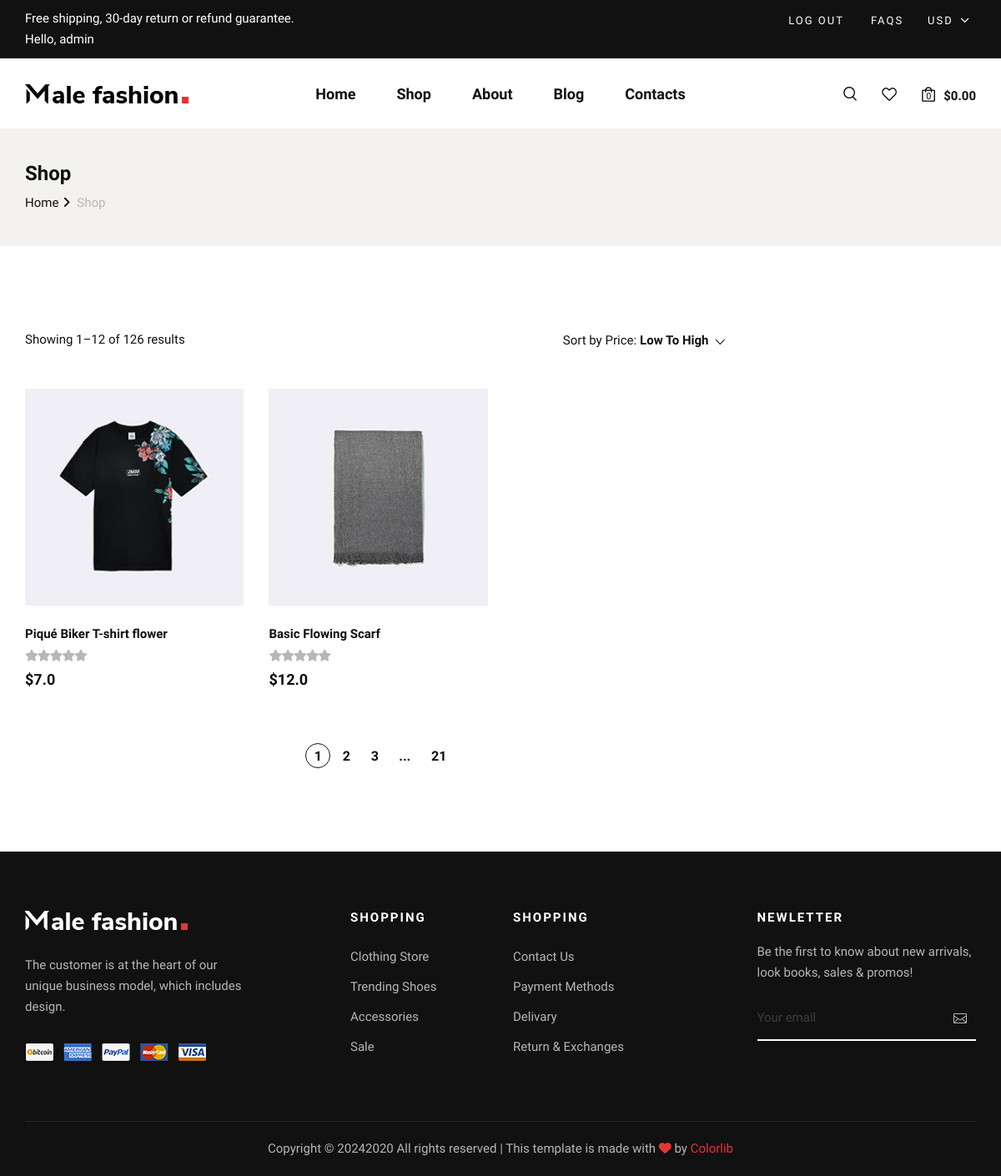
Page /products/wishlist/ (signed in) on the earlier database version.
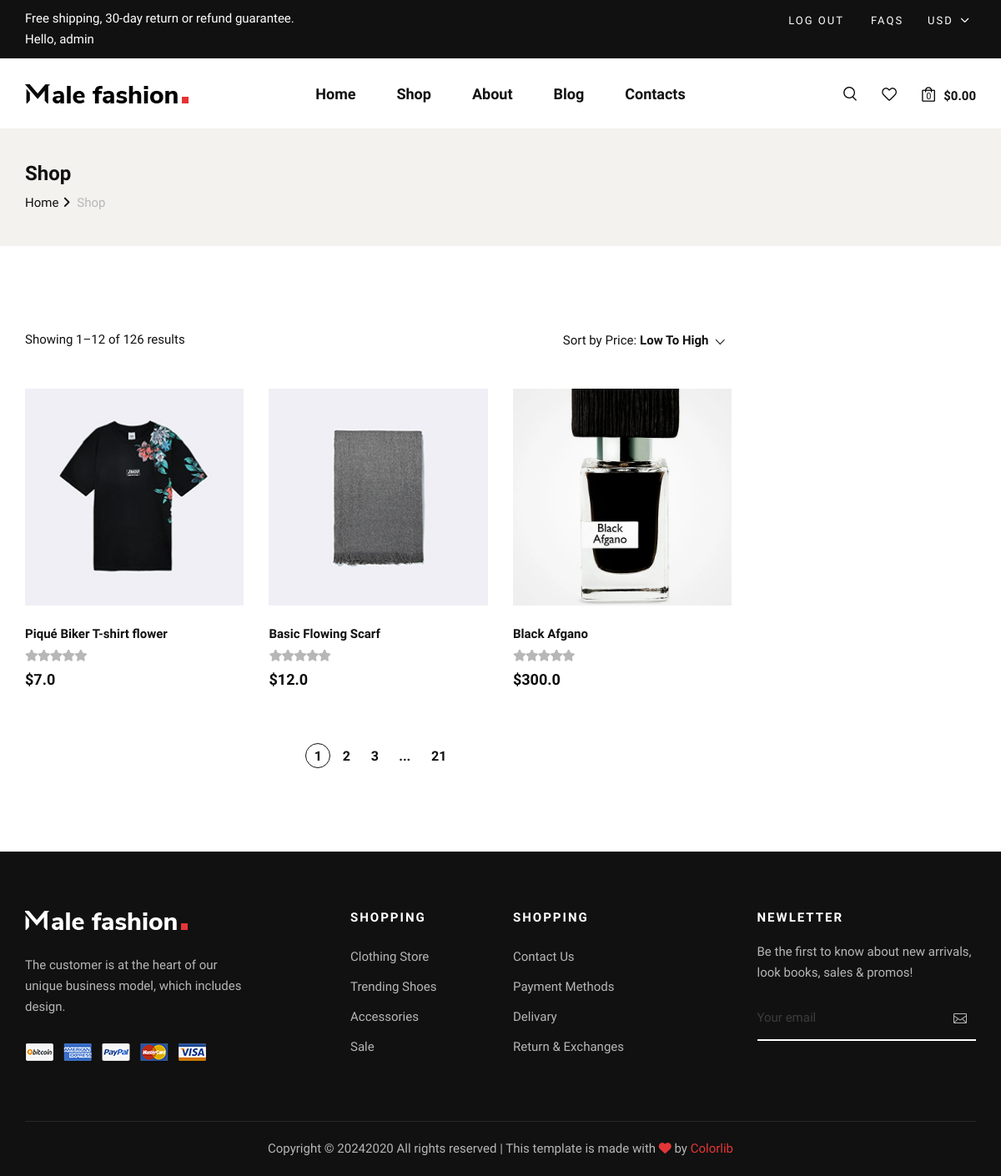
Same page on the later database version.
### products/models.py (models this page shows, shortened)
class WishlistModel(models.Model):
    user = models.ForeignKey(User, on_delete=models.CASCADE)
    product = models.ForeignKey(ProductModel, on_delete=models.CASCADE)
    class Meta:
        verbose_name = "Wishlist"
        verbose_name_plural = "Wishlists"
        unique_together = ['user', 'product']

class ProductModel(models.Model):
    name = models.CharField(max_length=64)
    description = models.TextField()
    price = models.FloatField(default=0.0)
    image = models.ImageField(upload_to="products")
    discount = models.PositiveIntegerField(default=0)
    rating = models.PositiveIntegerField(default=1, validators=[rating_value_validate])
    category = models.ForeignKey(CategoryModel, on_delete=models.CASCADE, related_name="products")
    brand = models.ForeignKey(BrandModel, on_delete=models.CASCADE)
    sizes = models.ManyToManyField(SizeModel)
    colors = models.ManyToManyField(ColorModel)
    tags = models.ManyToManyField(TagModel)
    created_at = models.DateTimeField(auto_now_add=True)
    updated_at = models.DateTimeField(auto_now=True)
    class Meta:
        verbose_name = "Product"
        verbose_name_plural = "Products"

### products/views.py (the view)
# urls.py: path("wishlist/", wishlistPageView, name="wishlist"),
def wishlistPageView(request):
    wishlists = WishlistModel.objects.filter(user=request.user)
    context = {
        "wishlists": wishlists
    }
    return render(request, template_name="wishlist.html", context=context)

### products/templatetags/my_tags.py (called while the page is built)
@register.filter(name="in_wishlist")
def in_wishlist(user, product):
    return WishlistModel.objects.filter(user=user, product=product).exists()

### templates/wishlist.html (shortened to what this page needs)
{% extends 'layouts/base.html' %}
{% load my_tags %}
{% load static %}
{% block content %}
    <section class="breadcrumb-option">
        <div class="container">
            <div class="row">
                <div class="col-lg-12">
                    <div class="breadcrumb__text">
                        <h4>Shop</h4>
                        <div class="breadcrumb__links">
                            <a href="./index.html">Home</a>
                            <span>Shop</span>
                        </div>
                    </div>
                </div>
            </div>
        </div>
    </section>
    <section class="shop spad">
        <div class="container">
            <div class="row">
                <div class="col-lg-9">
                    <div class="shop__product__option">
                        <div class="row">
                            <div class="col-lg-6 col-md-6 col-sm-6">
                                <div class="shop__product__option__left">
                                    <p>Showing 1–12 of 126 results</p>
                                </div>
                            </div>
                            <div class="col-lg-6 col-md-6 col-sm-6">
                                <div class="shop__product__option__right">
                                    <p>Sort by Price:</p>
                                </div>
                            </div>
                        </div>
                    </div>
                    <div class="row">
                        {% for wishlist in wishlists %}
                        <div class="col-lg-4 col-md-6 col-sm-6">
                            <div class="product__item">
                                <div class="product__item__pic set-bg" data-setbg="{{ wishlist.product.image.url }}">
                                </div>
                                <div class="product__item__text">
                                    <h6>{{ wishlist.product.name }}</h6>
                                    <div class="rating">
                                        <i class="fa fa-star-o"></i>
                                        <i class="fa fa-star-o"></i>
                                        <i class="fa fa-star-o"></i>
                                        <i class="fa fa-star-o"></i>
                                        <i class="fa fa-star-o"></i>
                                    </div>
                                    <h5>${{ wishlist.product.price }}</h5>
                                </div>
                            </div>
                        </div>
                        {% endfor %}
                    </div>
                    <div class="row">
                        <div class="col-lg-12">
                            <div class="product__pagination">
                                <a class="active" href="#">1</a>
                                <a href="#">2</a>
                                <a href="#">3</a>
                                <span>...</span>
                                <a href="#">21</a>
                            </div>
                        </div>
                    </div>
                </div>
            </div>
        </div>
    </section>
{% endblock %}

### templates/layouts/base.html (shortened to what this page needs)
{% load static %}
<!DOCTYPE html>
<html lang="zxx">
<head>
    <link rel="stylesheet" href="{% static 'css/bootstrap.min.css' %}" type="text/css">
    <link rel="stylesheet" href="{% static 'css/font-awesome.min.css' %}" type="text/css">
    <link rel="stylesheet" href="{% static 'css/elegant-icons.css' %}" type="text/css">
    <link rel="stylesheet" href="{% static 'css/magnific-popup.css' %}" type="text/css">
    <link rel="stylesheet" href="{% static 'css/nice-select.css' %}" type="text/css">
    <link rel="stylesheet" href="{% static 'css/owl.carousel.min.css' %}" type="text/css">
    <link rel="stylesheet" href="{% static 'css/slicknav.min.css' %}" type="text/css">
    <link rel="stylesheet" href="{% static 'css/style.css' %}" type="text/css">
    <link rel="stylesheet" href="https://cdnjs.cloudflare.com/ajax/libs/font-awesome/6.4.2/css/all.min.css" />
</head>
<body>
    {% include 'layouts/header.html' %}
    {% block content %}
    {% endblock %}
   {% include 'layouts/footer.html' %}
</body>
</html>

### templates/layouts/navbar.html (shortened to what this page needs)
{% load static %}

### templates/layouts/header.html (shortened to what this page needs)
{% load static %}
<header class="header">
    <div class="header__top">
        <div class="container">
            <div class="row">
                <div class="col-lg-6 col-md-7">
                    <div class="header__top__left">
                        <p>Free shipping, 30-day return or refund guarantee.</p>
                        {% if user.is_authenticated %}
                            <p>Hello, {{ user.username }}</p>
                        {% else %}
                            <p>Who are you ?</p>
                        {% endif %}
                    </div>
                </div>
                <div class="col-lg-6 col-md-5">
                    <div class="header__top__right">
                        <div class="header__top__links">
                            {% if user.is_authenticated %}
                                <a href="{% url 'users:signout' %}">Log out</a>
                            {% else %}
                                <a href="{% url 'users:signin' %}">Sign in</a>
                            {% endif %}
                            <a href="#">FAQs</a>
                        </div>
                        <div class="header__top__hover">
                            <span>Usd <i class="arrow_carrot-down"></i></span>
                        </div>
                    </div>
                </div>
            </div>
        </div>
    </div>
    <div class="container">
        <div class="row">
            <div class="col-lg-3 col-md-3">
                <div class="header__logo">
                    <a href="{% url 'pages:home' %}"><img src="{% static 'img/logo.png' %}" alt=""></a>
                </div>
            </div>
            <div class="col-lg-6 col-md-6">
                <nav class="header__menu mobile-menu">
                    <ul>
                        <li class="{% if request.path == '/' %} active {% endif %}"><a href="{% url 'pages:home' %}">Home</a></li>
                        <li class="{% if request.path == '/shop/' %} active {% endif %}"><a href="{% url 'pages:shop' %}">Shop</a></li>
                        <li class="{% if request.path == '/about/' %} active {% endif %}"><a href="{% url 'pages:about' %}">About</a></li>
                        <li class="{% if request.path == '/blog/' %} active {% endif %}"><a href="{% url 'pages:blog' %}">Blog</a></li>
                        <li class="{% if request.path == '/contact/' %} active {% endif %}"><a href="{% url 'pages:contact' %}">Contacts</a></li>
                    </ul>
                </nav>
            </div>
            <div class="col-lg-3 col-md-3">
                <div class="header__nav__option">
                    <a href="#" class="search-switch"><img src="{% static 'img/icon/search.png' %}" alt=""></a>
                    <a href="{% url 'products:wishlist' %}"><img src="{% static 'img/icon/heart.png' %}" alt=""></a>
                    <a href="{% url 'pages:cart' %}"><img src="{% static 'img/icon/cart.png' %}" alt=""> <span>0</span></a>
                    <div class="price">$0.00</div>
                </div>
            </div>
        </div>
    </div>
</header>

### templates/layouts/footer.html (shortened to what this page needs)
{% load static %}
<footer class="footer">
    <div class="container">
        <div class="row">
            <div class="col-lg-3 col-md-6 col-sm-6">
                <div class="footer__about">
                    <div class="footer__logo">
                        <a href="#"><img src="{% static 'img/footer-logo.png' %}" alt=""></a>
                    </div>
                    <p>The customer is at the heart of our unique business model, which includes design.</p>
                    <a href="#"><img src="{% static 'img/payment.png' %}" alt=""></a>
                </div>
            </div>
            <div class="col-lg-2 offset-lg-1 col-md-3 col-sm-6">
                <div class="footer__widget">
                    <h6>Shopping</h6>
                    <ul>
                        <li><a href="#">Clothing Store</a></li>
                        <li><a href="#">Trending Shoes</a></li>
                        <li><a href="#">Accessories</a></li>
                        <li><a href="#">Sale</a></li>
                    </ul>
                </div>
            </div>
            <div class="col-lg-2 col-md-3 col-sm-6">
                <div class="footer__widget">
                    <h6>Shopping</h6>
                    <ul>
                        <li><a href="#">Contact Us</a></li>
                        <li><a href="#">Payment Methods</a></li>
                        <li><a href="#">Delivary</a></li>
                        <li><a href="#">Return & Exchanges</a></li>
                    </ul>
                </div>
            </div>
            <div class="col-lg-3 offset-lg-1 col-md-6 col-sm-6">
                <div class="footer__widget">
                    <h6>NewLetter</h6>
                    <div class="footer__newslatter">
                        <p>Be the first to know about new arrivals, look books, sales & promos!</p>
                        <form action="#">
                            <input type="text" placeholder="Your email">
                            <button type="submit"><span class="icon_mail_alt"></span></button>
                        </form>
                    </div>
                </div>
            </div>
        </div>
        <div class="row">
            <div class="col-lg-12 text-center">
                <div class="footer__copyright__text">
                    <p>Copyright ©
                        2020
                        All rights reserved | This template is made with <i class="fa fa-heart-o"
                        aria-hidden="true"></i> by <a href="https://colorlib.com" target="_blank">Colorlib</a>
                    </p>
                </div>
            </div>
        </div>
    </div>
</footer>

Differences in the rows shown:
added WishlistModel: shows a picture, product.name "Black Afgano", product.price "300.0"
